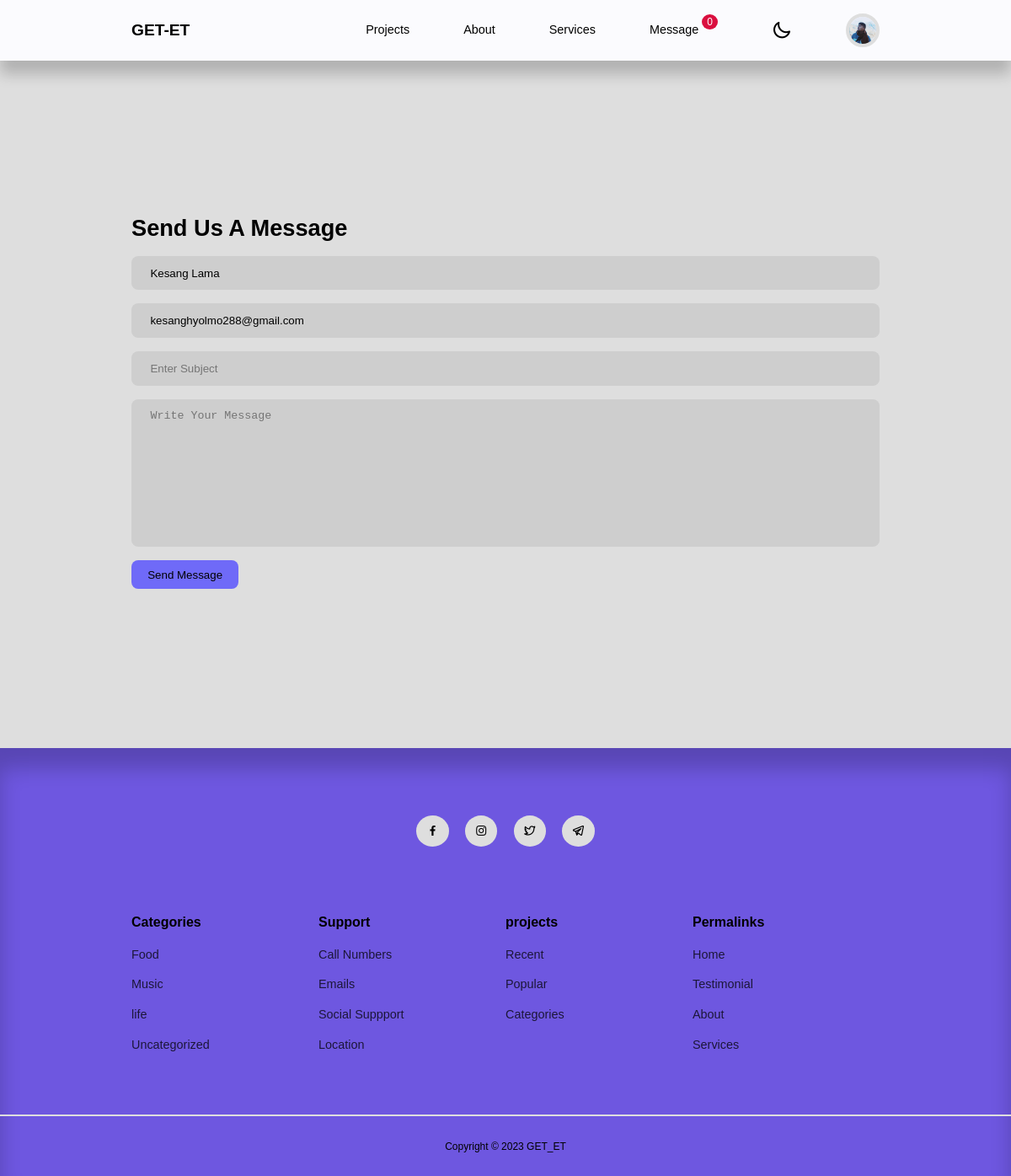
The app's page /contact.php (signed in) with its own data.
### tables this page shows
CREATE TABLE `users` (
  `id` int(11) UNSIGNED NOT NULL,
  `firstname` varchar(50) NOT NULL,
  `lastname` varchar(50) NOT NULL,
  `username` varchar(50) NOT NULL,
  `email` varchar(100) NOT NULL,
  `password` varchar(255) NOT NULL,
  `avatar` varchar(255) NOT NULL,
  `is_admin` tinyint(1) NOT NULL,
  `foldername` varchar(255) NOT NULL,
  `status` tinyint(1) UNSIGNED NOT NULL DEFAULT 0,
  `verify_token` varchar(255) NOT NULL,
  `register_date` timestamp NOT NULL DEFAULT current_timestamp()
);

CREATE TABLE `categories` (
  `id` int(11) UNSIGNED NOT NULL,
  `title` varchar(50) NOT NULL,
  `description` varchar(10000) NOT NULL,
  `lock_category` tinyint(4) NOT NULL DEFAULT 0,
  `date_time` timestamp NOT NULL DEFAULT current_timestamp()
);

### contact.php (the view, shortened to what this page needs)
<?php
 include 'partials/header.php';
 if(!isset($_SESSION['user-id'])) {
    header('location: ' . ROOT_URL);
    die();
 } else {
    $id=$_SESSION['user-id'];
    $query = mysqli_query($connection,"SELECT firstname, lastname, email FROM users WHERE id=$id");
    $get_data = mysqli_fetch_assoc($query);
 }
 ?>
    <section class="form__section">
    <div class="container form__section-container">
        <h2>Send Us A Message</h2>
        <form action="<?= ROOT_URL ?>send_message/email_send_logic.php" method="post">
            <input type="text" name="name" placeholder="Enter Your Name" value="<?= $get_data['firstname'] . ' ' . $get_data['lastname'];?>" >
            <input type="text" name="email"  placeholder="Enter Your Email" value="<?=$get_data['email'];?>">
            <input type="text" name="subject"  placeholder="Enter Subject">
            <textarea placeholder="Write Your Message" rows="10" name="message"></textarea>
          <button type="submit" name="send" class="btn">Send Message</button>
        </form>
    </div>
</section>
    <?php
 include 'partials/footer.php';
 ?>

### partials/header.php (shortened to what this page needs)
<?php
require 'config/database.php';
if(isset($_SESSION['user-id'])) {
    $id = filter_var($_SESSION['user-id'], FILTER_SANITIZE_NUMBER_INT);
    $query = "SELECT avatar, foldername FROM users WHERE id=$id";
    $result = mysqli_query($connection, $query);
    $avatar = mysqli_fetch_assoc($result);
}
?>
<!DOCTYPE html>
<html lang="en">
<head>
    <link rel="stylesheet" href="https://unicons.iconscout.com/release/v4.0.8/css/line.css">
    <link rel="stylesheet" href="<?= ROOT_URL ?>css/style.css">
    <link rel="stylesheet" href="<?= ROOT_URL ?>css/mode.css">
    <link rel="stylesheet" href="https://cdnjs.cloudflare.com/ajax/libs/font-awesome/4.7.0/css/font-awesome.min.css" />
</head>
<body>
    <nav>
        <div class="container nav__container">
            <a href="<?= ROOT_URL ?>" class="nav__logo">GET-ET</a>
            <ul class="nav__items">
                <li><a href="<?= ROOT_URL ?>projects.php">Projects</a></li>
                <li><a href="<?= ROOT_URL ?>about.php">About</a></li>
                <li><a href="<?= ROOT_URL ?>services.php">Services</a></li>
                <?php if(isset($_SESSION['user_is_admin'])) :?>
                <li>
                    <?php
                        $query = mysqli_query($connection,"SELECT * FROM message WHERE is_shown=0");
                        $count = mysqli_num_rows($query);
                    ?>
                    <a href="<?= ROOT_URL ?>message.php">Message <span id="notification__bar"><?=$count?></span>
                    </a>
                </li>
                <?php endif ?>
                <li class="nav_btn">
                    <i class="uil uil-moon" id="theme-button"></i>
                </li>
                <?php if(isset($_SESSION['user-id'])) :?>
                    <li class="nav__profile">
                        <div class="avatar">
                            <img src="<?= ROOT_URL . 'users/' . $avatar['foldername'] . '/images/' .  $avatar['avatar'] ?>" alt="">
                        </div>
                    </li>
                <?php else : ?>
                <li><a href="<?= ROOT_URL ?>signin.php">Signin</a></li>
                <?php endif ?>
            </ul>
        </div>
    </nav>

### partials/footer.php (shortened to what this page needs)
<footer>
    <div class="footer__socials">
        <a href="" target="_blank"><i class="uil uil-facebook-f"></i></a>
        <a href=""  target="_blank"><i class="uil uil-instagram"></i></a>
        <a href="" target="_blank"><i class="uil uil-twitter-alt"></i></a>
        <a href="" target="_blank"><i class="uil uil-telegram-alt"></i></a>
    </div>
    <div class="container footer__container">
        <article>
            <h4>Categories</h4>
            <?php
                $query = mysqli_query($connection,"SELECT * FROM categories ORDER BY date_time DESC
                LIMIT 4");
             ?>
            <ul>
           <?php while ($get = mysqli_fetch_assoc($query)) :?>
            <?php
                $id =  $get['id'];
                $encrypted_id = base64_encode($id);
                $urll = ROOT_URL . 'category-posts.php?id=' . $encrypted_id;
            ?>
                <li><a href="<?=$urll?>"><?=$get['title']?></a></li>
                <?php endwhile;?>
            </ul>
        </article>
        <article>
            <h4>Support</h4>
            <ul>
                <li><a href="<?=ROOT_URL?>location.php">Call Numbers</a></li>
                <li><a href="<?=ROOT_URL?>location.php">Emails</a></li>
                <li><a href="<?=ROOT_URL?>location.php">Social Suppport</a></li>
                <li><a href="<?=ROOT_URL?>location.php">Location</a></li>
            </ul>
        </article>
        <article>
            <h4>projects</h4>
            <ul>
                <li><a href="">Recent</a></li>
                <li><a href="">Popular</a></li>
                <li><a href="">Categories</a></li>
            </ul>
        </article>
        <article>
            <h4>Permalinks</h4>
            <ul>
                <li><a href="<?=ROOT_URL?>index.php">Home</a></li>
                <li><a href="<?=ROOT_URL?>testimonial.php">Testimonial</a></li>
                <li><a href="<?=ROOT_URL?>about.php">About</a></li>
                <li><a href="<?=ROOT_URL?>services.php">Services</a></li>
            </ul>
        </article>
    </div>
    <div class="footer__copyright">
        <small>Copyright &copy; 2023 GET_ET</small>
    </div>
</footer>
</body>
</html>

### css/style.css (style rules this page uses)
:root { --inner-body:#666; --transition: all 300ms ease; --transition-color-change:.02ms ; --container-width-lg: 74%; --container-width-md: 88%; --form-width: 40%; --hue-color: 250; --color-primary: hsl(var(--hue-color), 60%, 99%); --color-primary-light:hsl(var(--hue-color), 69%, 61%); --color-primary-variant: #5854c7; --color-red: #da0f3f; --color-red-light: hsl(346, 87%, 46%, 15%); --color-green: #00c476; --color-green-light: hsl(156, 100%, 38%, 15%); --color-gray-900: hsl(var(--hue-color), 69%, 61%); --color-gray-700: #2d2b7c; --color-gray-300: rgba(242, 242, 254, 1); --color-gray-200: rgba(0,0,0,1); --color-gray-1000: rgba(0, 0, 0, 0.075);; --color-white: #000000; --color-bg:#dedede; --color-category: #000000; --color-hover-white: #f2f2fe; --color-btn: #6f6af8; --color-url-log:#000000; --color-search-bar: #f2f2fe; --msg-tr-color: #c8c4c4; --msg-detail-color: #6f6af8; --card-border-radius-1: 0.3rem; --card-border-radius-2: 0.5rem; --card-border-radius-3: 0.8rem; --card-border-radius-4: 2rem; --card-border-radius-5: 5rem; --test-color: #9795cf; --box-color-grphs:#4c4bae; --view-btn: #1e17e7; --box-model: #6f6af8; --box-model-hover: #5751fa; --inner-box-graph: #636363; --map-invert:0%; }
* { margin: 0; padding: 0; outline: 0; border: 0; appearance: 0; list-style: none; text-decoration: none; box-sizing: border-box; }
body { font-family: 'Montserrat', sans-serif; line-height: 1.6; color: var(--color-gray-200); overflow-x: hidden; background: var(--color-bg); font-size: 0.9rem; transition: var(--transition-color-change); }
.container { width: var(--container-width-lg); max-width: 1800px; margin-inline: auto; }
section { margin-top: 3rem; width: 100vw; }
h1,h2,h3,h4,h5 { color: var(--color-white); line-height: 1.3; }
h2 { font-size: 1.7rem; margin: 1rem 0; }
h4 { font-size: 1rem; }
a { color: var(--color-white); transition: var(--transition); }
img { display: block; width: 100%; object-fit: cover; }
nav { background: var(--color-primary); width: 100vw; height: 4.5rem; position: fixed; top: 0; z-index: 10; box-shadow: 0 1rem 1rem rgba(0,0,0,0.2); }
.nav_btn i { cursor: pointer; font-size: 1.5rem; }
.nav__container { height: 100%; display: flex; align-items: center; justify-content: space-between; }
.avatar { width: 2.5rem; height: 2.5rem; border-radius: 50%; overflow: hidden; border: 0.3rem solid var(--color-bg); }
.nav__logo { font-weight: 600; font-size: 1.2rem; }
.nav__items { display: flex; align-items: center; gap: 4rem; }
.nav__profile { position: relative; cursor: pointer; }
footer { background: var(--color-gray-900); padding: 5rem 0 0; box-shadow: inset 0 1.5rem 1.5rem rgba(0,0,0,0.2); }
.footer__socials { margin-inline: auto; width: fit-content; margin-bottom: 5rem; display: flex; justify-content: space-between; align-items: center; gap: 1.2rem; }
.footer__socials a { background: var(--color-bg); border-radius: 50%; width: 2.4rem; height: 2.3rem; display: flex; align-items: center; justify-content: center; }
.footer__container { display: grid; grid-template-columns: repeat(4,1fr); }
footer article h4 { color: var(--color-white); margin-bottom: 0.6rem; }
footer article ul li { padding: 0.4rem 0; }
footer article ul li a { opacity: 0.75; }
.footer__copyright { text-align: center; padding: 1.5rem 0; border-top: 2px solid var(--color-bg); margin-top: 4rem; }
.btn { display: inline-block; width: fit-content; padding: 0.6rem 1.2rem; background-color: var(--color-btn); border-radius: var(--card-border-radius-2); cursor: pointer; transition: var(--transition); color: var(--color-white); }
.form__section { display: grid; place-items: center; height: 105vh; }
form { display: flex; flex-direction: column; gap: 1rem; }
input, textarea, select { padding: 0.8rem 1.4rem; background-color: var(--color-gray-1000); border-radius: var(--card-border-radius-2); resize: none; color: var(--color-white); }
#notification__bar { padding: 2px 6px; position: relative; top: -10px; left: 0; font-size: 12px; color: rgb(255, 255, 255); text-align: center; background-color: var(--color-red); border-radius: 50%; }

### records on screen
users: foldername+avatar (picture), name "Kesang Lama", email "kesanghyolmo288@gmail.com"
categories: title "Food"
categories: title "Music"
categories: title "life"
categories: title "Uncategorized"

### other values on screen
$count "0"
